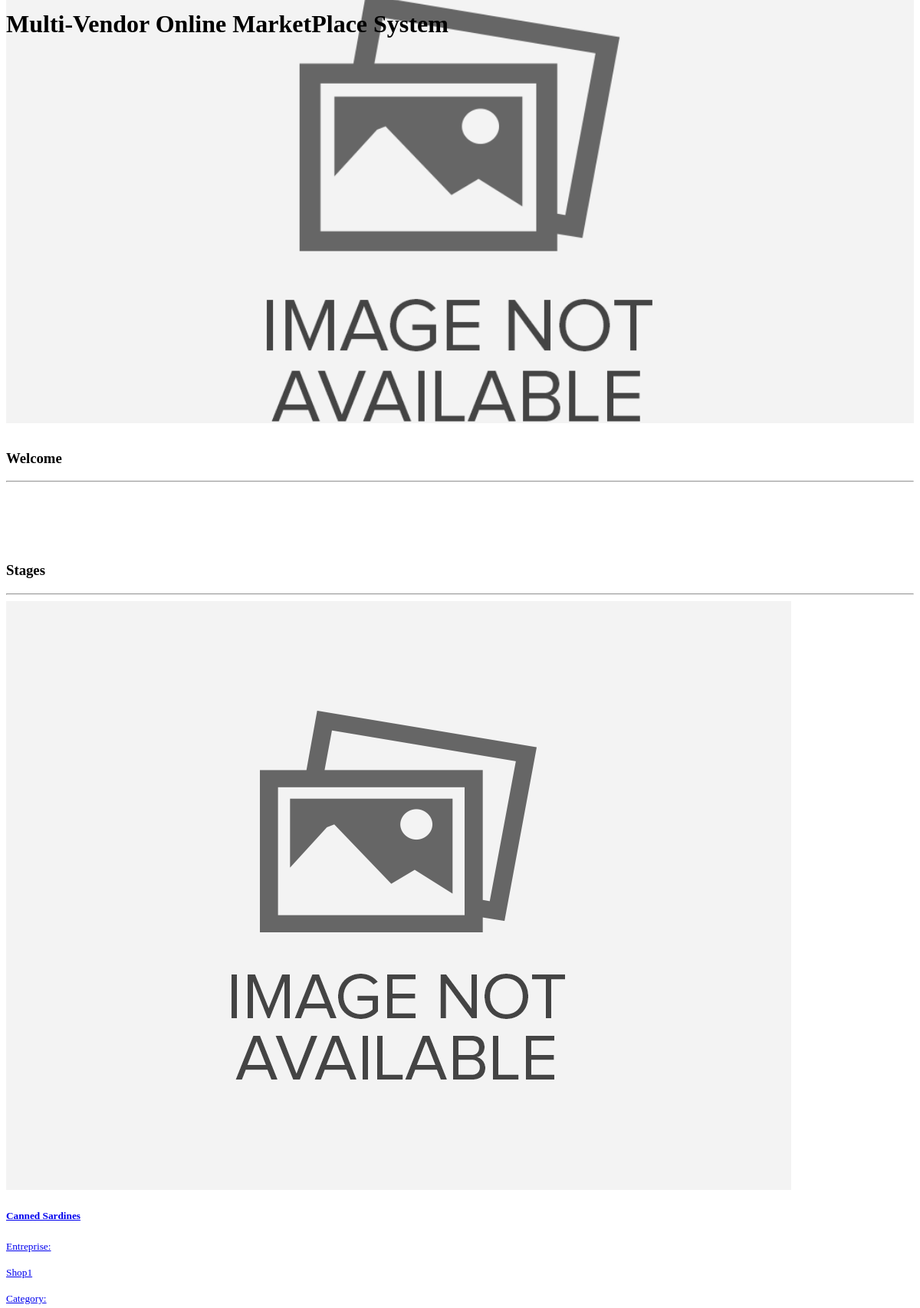
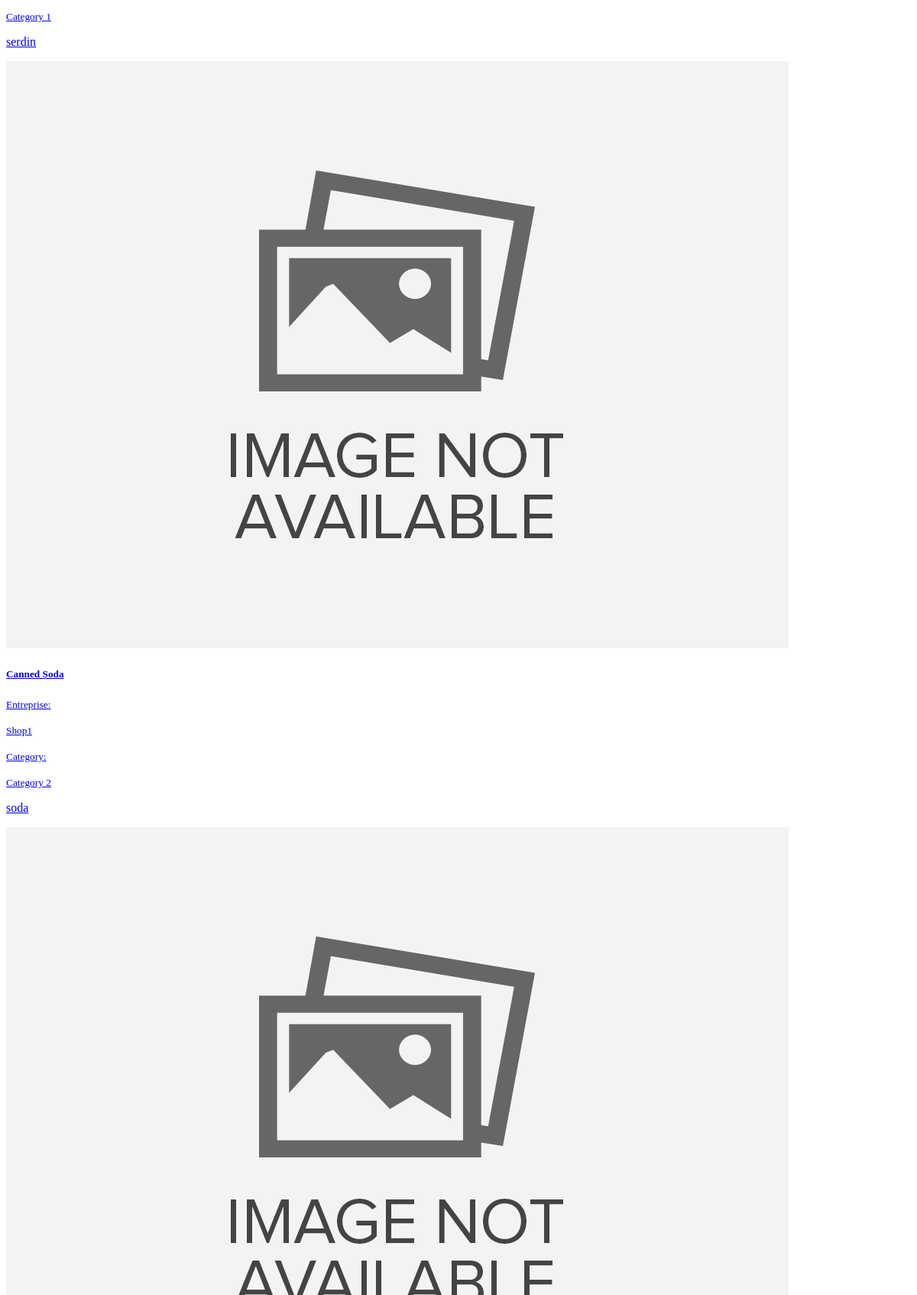
The page / (upper part) on the database its author committed (2 pictures, top to bottom).
### tables this page shows
CREATE TABLE `product_list` (
  `id` int(30) NOT NULL,
  `vendor_id` int(30) DEFAULT NULL,
  `category_id` int(30) DEFAULT NULL,
  `name` text NOT NULL,
  `description` text NOT NULL,
  `price` double NOT NULL DEFAULT 0,
  `image_path` text DEFAULT NULL,
  `status` tinyint(1) NOT NULL DEFAULT 1,
  `delete_flag` tinyint(1) NOT NULL DEFAULT 0,
  `date_created` datetime NOT NULL DEFAULT current_timestamp(),
  `date_updated` datetime DEFAULT NULL ON UPDATE current_timestamp()
);

CREATE TABLE `vendor_list` (
  `id` int(30) NOT NULL,
  `code` varchar(100) NOT NULL,
  `shop_type_id` int(30) NOT NULL,
  `shop_name` text NOT NULL,
  `shop_owner` text NOT NULL,
  `contact` text NOT NULL,
  `username` text NOT NULL,
  `password` text NOT NULL,
  `avatar` text DEFAULT NULL,
  `status` tinyint(1) NOT NULL DEFAULT 1,
  `delete_flag` tinyint(1) NOT NULL DEFAULT 0,
  `date_created` datetime NOT NULL DEFAULT current_timestamp(),
  `date_updated` datetime DEFAULT NULL ON UPDATE current_timestamp()
);

CREATE TABLE `category_list` (
  `id` int(30) NOT NULL,
  `vendor_id` int(30) NOT NULL,
  `name` text NOT NULL,
  `description` text NOT NULL,
  `status` tinyint(1) NOT NULL DEFAULT 1,
  `delete_flag` tinyint(1) NOT NULL DEFAULT 0,
  `date_created` datetime NOT NULL DEFAULT current_timestamp(),
  `date_updated` datetime DEFAULT NULL ON UPDATE current_timestamp()
);

### classes/DBConnection.php (called while the page is built, shortened)
<?php
class DBConnection{
    private $host = DB_SERVER;
    private $username = DB_USERNAME;
    private $password = DB_PASSWORD;
    private $database = DB_NAME;
    public $conn;
    public function __construct(){
        if (!isset($this->conn)) {
            $this->conn = new mysqli($this->host, $this->username, $this->password, $this->database);
        }
    }
}
?>

### classes/SystemSettings.php (called while the page is built, shortened)
<?php
class SystemSettings extends DBConnection{
	function info($field=''){
		if(!empty($field)){
			if(isset($_SESSION['system_info'][$field]))
				return $_SESSION['system_info'][$field];
			else
				return false;
		}else{
			return false;
		}
	}
}
$_settings = new SystemSettings();
?>

### config.php (called while the page is built, shortened)
<?php
require_once('classes/DBConnection.php');
require_once('classes/SystemSettings.php');
function validate_image($file){
    $file = explode("?",$file)[0];
	if(!empty($file)){
		if(is_file(base_app.$file)){
			return base_url.$file;
		}else{
			return base_url.'dist/img/no-image-available.png';
		}
	}else{
		return base_url.'dist/img/no-image-available.png';
	}
}
?>

### home.php (the view, shortened to what this page needs)
<div class="col-lg-12 py-5">
    <div class="contain-fluid">
        <div class="card card-outline card-dark shadow rounded-0">
            <div class="card-body rounded-0">
                <div class="container-fluid">
                    <h3 class="text-center">Welcome</h3>
                    <hr>
                    <div class="welcome-content">
                    </div>
                </div>
            </div>
        </div>
        <h3 class="text-center"><b>Stages</b></h3>
        <center><hr class="w-25"></center>
        <div class="row" id="product_list">
            <?php
            $products = $conn->query("SELECT p.*, v.shop_name as vendor, c.name as `category` FROM `product_list` p inner join vendor_list v on p.vendor_id = v.id inner join category_list c on p.category_id = c.id where p.delete_flag = 0 and p.`status` =1 order by RAND() limit 4");
            while($row = $products->fetch_assoc()):
            ?>
            <div class="col-lg-3 col-md-6 col-sm-12 product-item">
                <a href="./?page=products/view_product&id=<?= $row['id'] ?>" class="card shadow rounded-0 text-reset text-decoration-none">
                <div class="product-img-holder position-relative">
                    <img src="<?= validate_image($row['image_path']) ?>" alt="Product-image" class="img-top product-img bg-gradient-gray">
                </div>
                    <div class="card-body border-top border-gray">
                        <h5 class="card-title text-truncate w-100"><?= $row['name'] ?></h5>
                        <div class="d-flex w-100">
                            <div class="col-auto px-0"><small class="text-muted">Entreprise: </small></div>
                            <div class="col-auto px-0 flex-shrink-1 flex-grow-1"><p class="text-truncate m-0"><small class="text-muted"><?= $row['vendor'] ?></small></p></div>
                        </div>
                        <div class="d-flex">
                            <div class="col-auto px-0"><small class="text-muted">Category: </small></div>
                            <div class="col-auto px-0 flex-shrink-1 flex-grow-1"><p class="text-truncate m-0"><small class="text-muted"><?= $row['category'] ?></small></p></div>
                        </div>
                        <p class="card-text truncate-3 w-100"><?= strip_tags(html_entity_decode($row['description'])) ?></p>
                    </div>
                </a>
            </div>
            <?php endwhile; ?>
        </div>
    </div>
</div>

### index.php (shortened to what this page needs)
<?php require_once('./config.php'); ?>
 <!DOCTYPE html>
<html lang="en" class="" style="height: auto;">
  <body class="layout-top-nav layout-fixed layout-navbar-fixed" style="height: auto;">
    <div class="wrapper">
     <?php $page = isset($_GET['page']) ? $_GET['page'] : 'home';  ?>
      <div class="content-wrapper pt-5" style="">
        <?php if($page == "home" || $page == "about"): ?>
          <div id="header" class="shadow mb-4">
              <div class="d-flex justify-content-center h-100 w-100 align-items-center flex-column px-3">
                  <h1 class="w-100 text-center site-title px-5"><?php echo $_settings->info('name') ?></h1>
              </div>
          </div>
        <?php endif; ?>
        <section class="content ">
          <div class="container">
            <?php
              if(!file_exists($page.".php") && !is_dir($page)){
                  include '404.html';
              }else{
                if(is_dir($page))
                  include $page.'/index.php';
                else
                  include $page.'.php';
              }
            ?>
          </div>
        </section>
      </div>
  </body>
</html>

### rows shown on the page
product_list: name "Canned Sardines", vendor.shop_name "Shop1", category.name "Category 1", description "serdin"
product_list: name "Canned Soda", vendor.shop_name "Shop1", category.name "Category 2", description "soda"

### other values the page prints
$_settings->info('name') "Multi-Vendor Online MarketPlace System"
